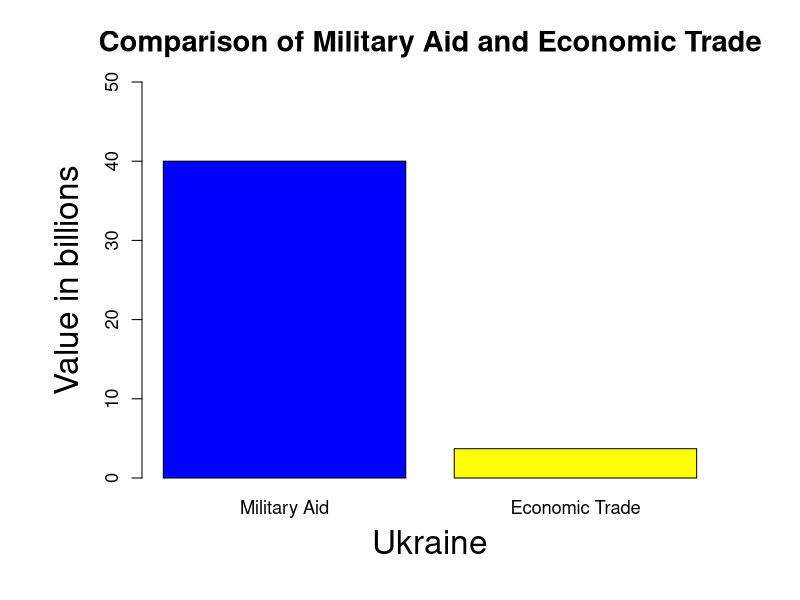
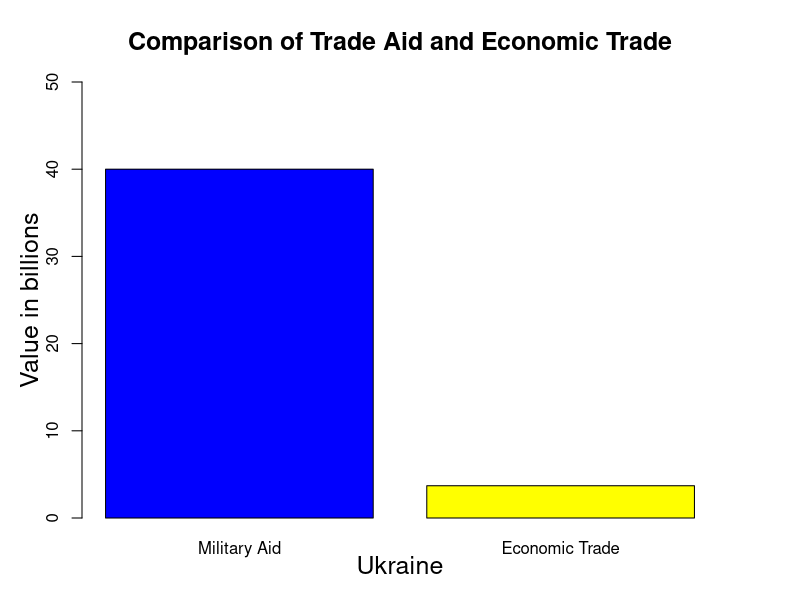
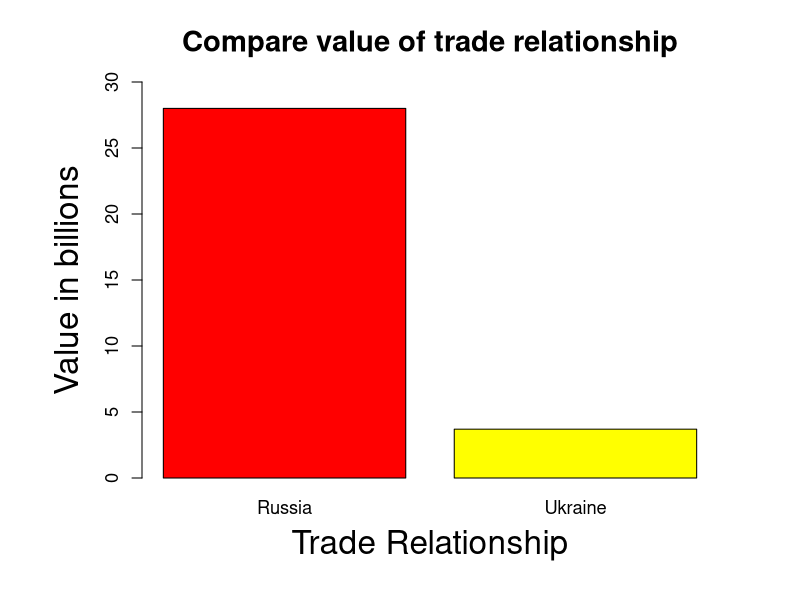
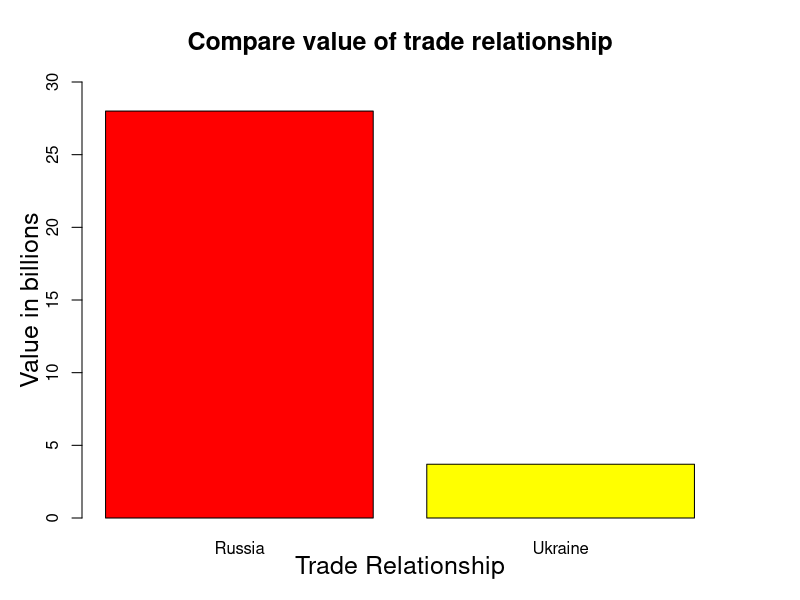

R code for these plots, in order:

mil.aid <- 40
russo.trade <- 28
eco.trade <- 3.7

png( "viz/ukraine-4v40b.png", 
      width = 1000, height = 750, 
      units = "px", pointsize = 16, 
      bg = rgb( 248, 245, 236, maxColorValue = 255 ) 
)

par( 
    cex.main = 1.75, cex.axis = 1.10, cex.lab = 1.25,
    # margins: bottom, left, top and right
    par( mar = c( 6, 7, 4, 4 ) + 0.1 )  
)

x <- barplot( 
        c( mil.aid, eco.trade ),  names = c( "Military Aid", "Economic Trade"), 
        main = "Comparison of Military Aid and Economic Trade",
        ylim = c( 0, 50 ), xlab="", ylab="", 
        col = c( "blue", "yellow" ) 
) 

title( xlab="Ukraine", cex.lab = 2, line = 3 )
title( ylab="Value in billions", cex.lab = 2, line = 3 )

dev.off()

#
# We need to reconfigure values for png and par. Otherwise, the
# previously configured values (from above) continue to prevail.
#
png( "viz/ukraine-4v40b-tumblr.png", 
      width = 500, height = 375, 
      units = "px", pointsize = 9, 
      bg = rgb( 248, 245, 236, maxColorValue = 255 ) 
)

par( 
    cex.main = 1.5, cex.axis = 1, cex.lab = 1,
    # margins: bottom, left, top and right
    par( mar = c( 4, 4, 4, 4 ) + 0.1 )  
)

x <- barplot( 
        c( mil.aid, eco.trade ),  names = c( "Military Aid", "Economic Trade"), 
        main = "Comparison of Trade Aid and Economic Trade",
        ylim = c( 0, 50 ), xlab="", ylab="", 
        col = c( "blue", "yellow" ) 
) 

title( xlab="Ukraine", cex.lab = 1.5, line = 2 )
title( ylab="Value in billions", cex.lab = 1.5, line = 2 )

#
##############################################################
#

png( "viz/russo-ukraine.png", 
      width = 1000, height = 750, 
      units = "px", pointsize = 16, 
      bg = rgb( 248, 245, 236, maxColorValue = 255 ) 
)

par( 
    cex.main = 1.75, cex.axis = 1.10, cex.lab = 1.25,
    # margins: bottom, left, top and right
    par( mar = c( 6, 7, 4, 4 ) + 0.1 )  
)

x <- barplot( 
        c( russo.trade, eco.trade ),  names = c( "Russia", "Ukraine"), 
        main = "Compare value of trade relationship",
        ylim = c( 0, 30 ), xlab="", ylab="", 
        col = c( "red", "yellow" ) 
) 

title( xlab="Trade Relationship", cex.lab = 2, line = 3 )
title( ylab="Value in billions", cex.lab = 2, line = 3 )

dev.off()


#
##############################################################
#


#
# We need to reconfigure values for png and par. Otherwise, the
# previously configured values (from above) continue to prevail.
#
png( "viz/russo-ukraine-tumblr.png", 
      width = 500, height = 375, 
      units = "px", pointsize = 9, 
      bg = rgb( 248, 245, 236, maxColorValue = 255 ) 
)

par( 
    cex.main = 1.5, cex.axis = 1, cex.lab = 1,
    # margins: bottom, left, top and right
    par( mar = c( 4, 4, 4, 4 ) + 0.1 )  
)

x <- barplot( 
        c( russo.trade, eco.trade ),  names = c( "Russia", "Ukraine"), 
        main = "Compare value of trade relationship",
        ylim = c( 0, 30 ), xlab="", ylab="", 
        col = c( "red", "yellow" ) 
) 

title( xlab="Trade Relationship", cex.lab = 1.5, line = 2 )
title( ylab="Value in billions", cex.lab = 1.5, line = 2 )

dev.off()


# --- END --- #

